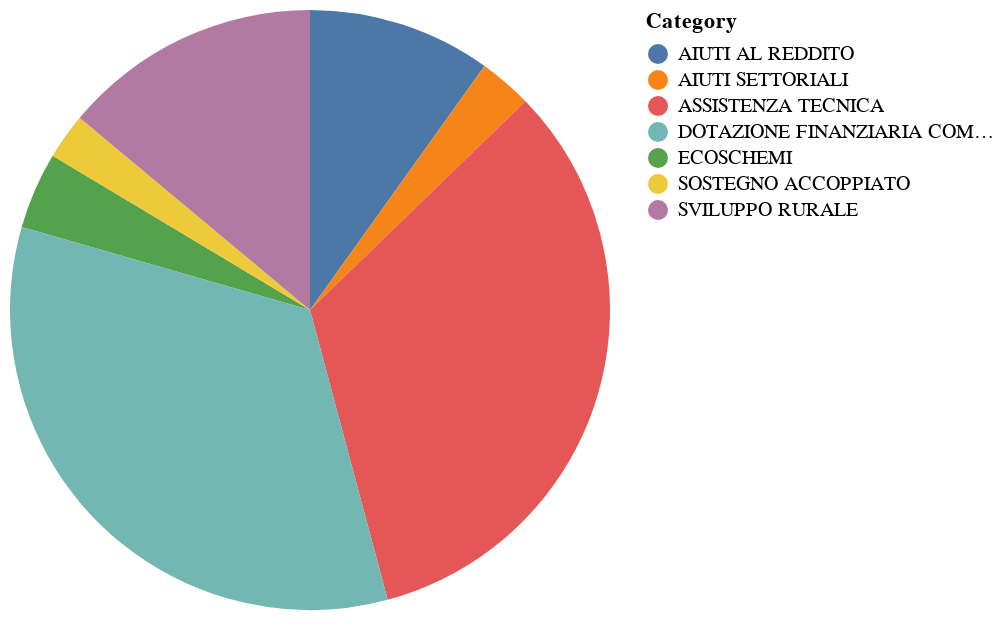

The notebook cell saved with this chart:
### Code cell
chart = alt.Chart(pac_it).mark_arc().encode(
    theta=alt.Theta(field="Amount", type="quantitative"),
    color=alt.Color(field="Category", type="nominal"),
    tooltip=[alt.Tooltip("Category:N"), 
             alt.Tooltip("Amount:Q", format=".6") 
            ]
)

display(chart)

### Figure 1 — Vega-Lite specification as saved in the notebook (floating-point values rounded to 4 significant figures)
{"config": {"view": {"continuousWidth": 300, "continuousHeight": 300}}, "data": {"name": "data-aac90cde502b01c3590d16cbe0570cf2"}, "mark": {"type": "arc"}, "encoding": {"color": {"field": "Category", "type": "nominal"}, "theta": {"field": "Amount", "type": "quantitative"}, "tooltip": [{"field": "Category", "type": "nominal"}, {"field": "Amount", "format": ".6", "type": "quantitative"}]}, "$schema": "https://vega.github.io/schema/vega-lite/v5.8.0.json", "datasets": {"data-aac90cde502b01c3590d16cbe0570cf2": [{"Category": "AIUTI AL REDDITO", "Amount": 10477775690}, {"Category": "ECOSCHEMI", "Amount": 4377804830}, {"Category": "SOSTEGNO ACCOPPIATO", "Amount": 2626682895}, {"Category": "SVILUPPO RURALE", "Amount": 14775893476}, {"Category": "AIUTI SETTORIALI", "Amount": 3048197685}, {"Category": "ASSISTENZA TECNICA", "Amount": 35070377300}, {"Category": "DOTAZIONE FINANZIARIA COMPLESSIVA", "Amount": 35657058349}]}}
